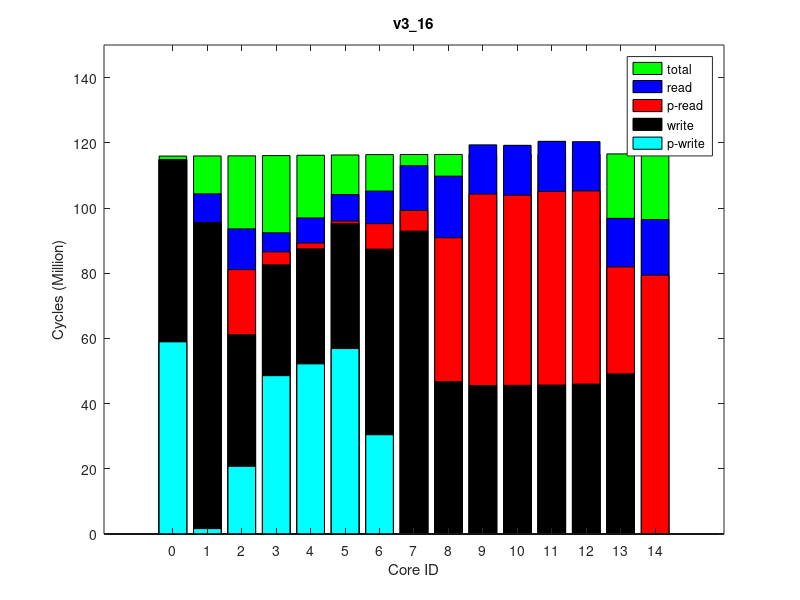

This chart was generated by the following MATLAB code:
times(1, :, :) = [
0, 116783911, 0
7393, 116825013, 0
19970754, 116854580, 0
3975730, 116936265, 0
6350546, 117276794, 0
7816783, 117246532, 0
799402, 117124387, 0
1773432, 117037707, 0
44119109, 117288352, 0
58722908, 117299852, 0
58322232, 117316027, 0
59391664, 117333155, 0
78649770, 117459502, 0
32826439, 117457849, 0
59271153, 117385951, 0
];
times(2, :, :) = [
0, 116784357, 0
7430, 116825291, 0
19962435, 116854804, 0
3946089, 116936683, 0
6351664, 117277276, 0
7816297, 117247010, 0
797358, 117124784, 0
1771932, 117038101, 0
44118922, 117288886, 0
58722952, 117300399, 0
58322611, 117316589, 0
59389315, 117333694, 0
79470424, 117460153, 0
32823033, 117458514, 0
59273265, 117386626, 0
];
times(3, :, :) = [
0, 116781944, 0
7425, 116823133, 0
19967910, 116849418, 0
3972045, 116934561, 0
6350355, 117275130, 0
7816533, 117244837, 0
800499, 117122648, 0
1774855, 117035974, 0
44121345, 117286676, 0
58721063, 117298194, 0
58320567, 117314375, 0
59386124, 117331487, 0
79467974, 117457885, 0
32820887, 117456220, 0
59269979, 117384336, 0
];
times(4, :, :) = [
0, 116784964, 0
7444, 116826207, 0
19961001, 116852523, 0
3952522, 116937408, 0
6350111, 117278059, 0
7815390, 117247803, 0
795721, 117125497, 0
1770534, 117038893, 0
44120577, 117289660, 0
58723753, 117301175, 0
58323681, 117317355, 0
59389830, 117334452, 0
79471256, 117460929, 0
32823395, 117459290, 0
59273894, 117387405, 0
];
times(5, :, :) = [
0, 116783160, 0
7428, 116824398, 0
19972614, 116853937, 0
3986626, 116935766, 0
6349666, 117276130, 0
7815785, 117245903, 0
811722, 117123737, 0
1779489, 117037097, 0
44118431, 117287740, 0
58721525, 117299256, 0
58321144, 117315447, 0
59386272, 117332534, 0
79468944, 117458952, 0
32822751, 117457315, 0
59274268, 117385430, 0
];
times(6, :, :) = [
0, 116784181, 0
7425, 116825105, 0
19961306, 116854663, 0
3949708, 116936420, 0
6350099, 117276854, 0
7816969, 117246549, 0
803293, 117124390, 0
1772109, 117037718, 0
44117810, 117288418, 0
58721676, 117299924, 0
58322504, 117316103, 0
59387445, 117333194, 0
79469784, 117459612, 0
32822246, 117457959, 0
59273254, 117386066, 0
];
times(7, :, :) = [
0, 116785754, 0
7432, 116826978, 0
19967396, 116853251, 0
3958602, 116938276, 0
6352024, 117278816, 0
7816810, 117248595, 0
811071, 117126367, 0
1782567, 117039587, 0
44119824, 117290429, 0
58724330, 117301932, 0
58324610, 117318123, 0
59389802, 117335264, 0
79471685, 117461644, 0
32823962, 117460005, 0
59276104, 117388125, 0
];
times(8, :, :) = [
0, 116784321, 0
7444, 116825334, 0
19969443, 116854916, 0
3974531, 116938289, 0
6351372, 117277479, 0
7816750, 117247193, 0
804485, 117124939, 0
1779685, 117038357, 0
44118552, 117289058, 0
58722657, 117300572, 0
58322697, 117316774, 0
59387339, 117333855, 0
79470433, 117460279, 0
32822876, 117458636, 0
59273198, 117386757, 0
];
times(9, :, :) = [
0, 116785748, 0
7444, 116826948, 0
19960147, 116856485, 0
3936925, 116938271, 0
6352554, 117278785, 0
7816637, 117248567, 0
800651, 117126291, 0
1771003, 117039640, 0
44121393, 117290413, 0
58725564, 117301918, 0
58323605, 117318105, 0
59389978, 117335216, 0
79471799, 117461581, 0
32823788, 117459940, 0
59274882, 117388062, 0
];
times(10, :, :) = [
0, 116784496, 0
7429, 116825578, 0
19970766, 116855142, 0
3966057, 116936964, 0
6350540, 117277441, 0
7815487, 117247147, 0
806088, 117124951, 0
1775164, 117038274, 0
44119081, 117288996, 0
58723261, 117300510, 0
58322960, 117316693, 0
59389893, 117333783, 0
79470225, 117460185, 0
32823444, 117458522, 0
59271982, 117386627, 0
];
ave_times = round(squeeze(mean(times)));
format long g, ave_times
std_times = round(squeeze(std(times)));
format long g, std_times
polling_read_times = ave_times;
times(1, :, :) = [
58943039, 116516924, 0
1648659, 116557851, 0
20735533, 116586012, 0
48541256, 116668664, 0
0, 117007461, 0
30441018, 116977498, 0
56880250, 116855719, 0
52173123, 116769841, 0
0, 117018858, 0
0, 117030173, 0
0, 117046131, 0
0, 117063012, 0
0, 117189081, 0
0, 117187615, 0
29686, 117116043, 0
];
times(2, :, :) = [
58942609, 116518911, 0
1654164, 116559892, 0
20739489, 116587991, 0
48559825, 116670561, 0
0, 117009660, 0
30444913, 116979688, 0
56886175, 116857879, 0
52186033, 116771979, 0
0, 117021065, 0
0, 117032377, 0
0, 117048360, 0
0, 117065206, 0
0, 117191191, 0
0, 117189716, 0
29627, 117118147, 0
];
times(3, :, :) = [
58945670, 116520360, 0
1651565, 116561171, 0
20739085, 116589286, 0
48549873, 116671836, 0
0, 117010695, 0
30440708, 116980721, 0
56883923, 116858931, 0
52178206, 116773110, 0
0, 117022040, 0
0, 117033351, 0
0, 117049303, 0
0, 117066147, 0
0, 117192117, 0
0, 117190639, 0
29627, 117119065, 0
];
times(4, :, :) = [
58943878, 116519333, 0
1654917, 116560405, 0
20749989, 116588532, 0
48564137, 116670902, 0
0, 117009864, 0
30441925, 116979903, 0
56883022, 116858081, 0
52181722, 116772237, 0
0, 117021346, 0
0, 117032680, 0
0, 117048660, 0
0, 117065549, 0
0, 117191494, 0
0, 117190019, 0
29547, 117118449, 0
];
times(5, :, :) = [
58944685, 116521554, 0
1655080, 116562405, 0
20745791, 116590518, 0
48551633, 116674432, 0
0, 117011917, 0
30442511, 116981954, 0
56879525, 116860152, 0
52177153, 116774242, 0
0, 117023314, 0
0, 117034630, 0
0, 117050625, 0
0, 117067475, 0
0, 117193423, 0
0, 117191940, 0
29567, 117120375, 0
];
times(6, :, :) = [
58943852, 116519492, 0
1655586, 116560564, 0
20745354, 116588682, 0
48552637, 116671176, 0
0, 117010225, 0
30443349, 116980308, 0
56879790, 116858447, 0
52176446, 116772574, 0
0, 117021700, 0
0, 117033017, 0
0, 117048971, 0
0, 117065869, 0
0, 117191831, 0
0, 117190360, 0
29602, 117118799, 0
];
times(7, :, :) = [
58943525, 116519832, 0
1653087, 116560627, 0
20746341, 116588747, 0
48559383, 116671443, 0
0, 117010339, 0
30442593, 116980399, 0
56883938, 116858559, 0
52188429, 116772666, 0
0, 117021748, 0
0, 117033073, 0
0, 117049039, 0
0, 117065891, 0
0, 117191868, 0
0, 117190403, 0
29673, 117118845, 0
];
times(8, :, :) = [
58943603, 116519627, 0
1652604, 116560516, 0
20753793, 116588647, 0
48575365, 116671215, 0
0, 117010296, 0
30441330, 116980340, 0
56886756, 116858462, 0
52187310, 116772532, 0
0, 117021675, 0
0, 117032976, 0
0, 117048939, 0
0, 117065793, 0
0, 117191778, 0
0, 117190294, 0
29669, 117118718, 0
];
times(9, :, :) = [
58945061, 116519138, 0
1651371, 116560232, 0
20741029, 116588366, 0
48554067, 116670882, 0
0, 117009947, 0
30443491, 116979985, 0
56889014, 116858150, 0
52186142, 116772251, 0
0, 117021335, 0
0, 117032654, 0
0, 117048628, 0
0, 117065487, 0
0, 117191478, 0
0, 117190013, 0
29627, 117118455, 0
];
times(10, :, :) = [
58944018, 116519793, 0
1657255, 116560893, 0
20745602, 116589045, 0
48563062, 116671536, 0
0, 117010560, 0
30442397, 116980606, 0
56883070, 116858713, 0
52182019, 116772795, 0
0, 117021973, 0
0, 117033296, 0
0, 117049276, 0
0, 117066120, 0
0, 117192091, 0
0, 117190624, 0
29635, 117119063, 0
];
ave_times = round(squeeze(mean(times)));
format long g, ave_times
std_times = round(squeeze(std(times)));
format long g, std_times
polling_write_times = ave_times;
times(1, :, :) = [
0, 128178893, 0
8837621, 128230702, 64000
32467026, 128251752, 128000
9818029, 128349344, 64000
20062644, 128725889, 64000
17816707, 128693941, 128000
8937041, 128559716, 64000
9478420, 128461158, 64000
63015458, 128738638, 128000
73826266, 128750705, 64000
73621876, 128767990, 64000
74772105, 128786928, 64000
95608943, 128924547, 250000
47641604, 128921508, 128000
74373269, 128843864, 64000
];
times(2, :, :) = [
0, 128179209, 0
8837607, 128230917, 64000
32473405, 128251945, 128000
9825058, 128349595, 64000
20062513, 128726098, 64000
17816105, 128694153, 128000
8940050, 128559861, 64000
9481529, 128461202, 64000
63015296, 128738785, 128000
73827714, 128750880, 64000
73622626, 128768161, 64000
74773346, 128787105, 64000
96554929, 128924688, 250000
47716843, 128921641, 128000
74375951, 128843979, 64000
];
times(3, :, :) = [
0, 128181682, 0
8837988, 128233367, 64000
32465404, 128254405, 128000
9816272, 128352138, 64000
20064583, 128728794, 64000
17818001, 128696843, 128000
8936570, 128562537, 64000
9476544, 128463811, 64000
63018552, 128741501, 128000
73830200, 128753575, 64000
73624226, 128770842, 64000
74776667, 128789759, 64000
96557477, 128927326, 250000
47718828, 128924295, 128000
74379261, 128846639, 64000
];
times(4, :, :) = [
0, 128175591, 0
8837805, 128227426, 64000
32469641, 128248496, 128000
9821313, 128346109, 64000
20059219, 128722771, 64000
17814114, 128690846, 128000
8939427, 128556467, 64000
9481470, 128457889, 64000
63011894, 128735455, 128000
73825295, 128747509, 64000
73618969, 128764776, 64000
74769964, 128783715, 64000
96551562, 128921373, 250000
47712809, 128918324, 128000
74373012, 128840668, 64000
];
times(5, :, :) = [
0, 128174821, 0
8837745, 128226787, 64000
32465915, 128247839, 128000
9811297, 128345604, 64000
20060062, 128722190, 64000
17815448, 128690281, 128000
8934123, 128556011, 64000
9471141, 128457330, 64000
63012131, 128734878, 128000
73824288, 128746940, 64000
73617909, 128764211, 64000
74769798, 128783128, 64000
96550854, 128920752, 250000
47712619, 128917693, 128000
74372108, 128840045, 64000
];
times(6, :, :) = [
0, 128176994, 0
8837896, 128228765, 64000
32470943, 128249818, 128000
9821940, 128347603, 64000
20059297, 128724251, 64000
17813373, 128692283, 128000
8939135, 128557952, 64000
9480566, 128459234, 64000
63014067, 128736994, 128000
73825683, 128749062, 64000
73619705, 128766343, 64000
74771687, 128785266, 64000
96552873, 128922896, 250000
47713905, 128919854, 128000
74374261, 128842212, 64000
];
times(7, :, :) = [
0, 128171088, 0
8837977, 128222984, 64000
32471395, 128244020, 128000
9820702, 128341633, 64000
20056973, 128718327, 64000
17812080, 128686433, 128000
8937328, 128552125, 64000
9478685, 128453459, 64000
63007862, 128731106, 128000
73819640, 128743201, 64000
73614010, 128760471, 64000
74766597, 128779428, 64000
96547074, 128917049, 250000
47709155, 128914007, 128000
74368472, 128836351, 64000
];
times(8, :, :) = [
0, 128179033, 0
8837845, 128230726, 64000
32471431, 128251756, 128000
9824081, 128349436, 64000
20062349, 128726023, 64000
17817308, 128694105, 128000
8937889, 128559701, 64000
9479983, 128461073, 64000
63015299, 128738728, 128000
73827429, 128750791, 64000
73622528, 128768074, 64000
74773415, 128786989, 64000
96554659, 128924583, 250000
47716340, 128921534, 128000
74375898, 128843863, 64000
];
times(9, :, :) = [
0, 128176914, 0
8837274, 128228741, 64000
32468404, 128249803, 128000
9820198, 128347670, 64000
20059807, 128724216, 64000
17814861, 128692297, 128000
8937466, 128557963, 64000
9480884, 128459225, 64000
63013409, 128736943, 128000
73824951, 128749010, 64000
73619929, 128766292, 64000
74771763, 128785245, 64000
96552986, 128922857, 250000
47714359, 128919820, 128000
74374508, 128842172, 64000
];
times(10, :, :) = [
0, 128179746, 0
8837869, 128231712, 64000
32468148, 128252767, 128000
9820269, 128350433, 64000
20062919, 128727082, 64000
17817895, 128695176, 128000
8937457, 128560799, 64000
9480812, 128462180, 64000
63016591, 128739821, 128000
73829333, 128751886, 64000
73623035, 128769183, 64000
74774585, 128788120, 64000
96555842, 128925713, 250000
47717853, 128922674, 128000
74377932, 128845030, 64000
];
ave_times = round(squeeze(mean(times)));
format long g, ave_times
std_times = round(squeeze(std(times)));
format long g, std_times
read_times = ave_times;
times(1, :, :) = [
0, 115930895, 0
0, 115969763, 0
0, 115999082, 0
0, 116081816, 0
0, 116418191, 0
0, 116388065, 0
0, 116266641, 0
0, 116181073, 0
0, 116429618, 0
0, 116441006, 0
0, 116457015, 0
0, 116473844, 0
0, 116599068, 0
0, 116597609, 0
0, 116526053, 0
];
times(2, :, :) = [
0, 115925285, 0
0, 115964273, 0
0, 115993568, 0
0, 116076304, 0
0, 116412531, 0
0, 116382422, 0
0, 116261033, 0
0, 116175431, 0
0, 116423947, 0
0, 116435352, 0
0, 116451364, 0
0, 116468172, 0
0, 116593225, 0
0, 116591744, 0
0, 116520194, 0
];
times(3, :, :) = [
0, 115932987, 0
0, 115972081, 0
0, 116001384, 0
0, 116084097, 0
0, 116420480, 0
0, 116390372, 0
0, 116268990, 0
0, 116183445, 0
0, 116431922, 0
0, 116443329, 0
0, 116459330, 0
0, 116476148, 0
0, 116601283, 0
0, 116599830, 0
0, 116528274, 0
];
times(4, :, :) = [
0, 115930501, 0
0, 115969274, 0
0, 115998559, 0
0, 116079946, 0
0, 116417549, 0
0, 116387409, 0
0, 116266086, 0
0, 116180546, 0
0, 116428999, 0
0, 116440401, 0
0, 116456440, 0
0, 116473247, 0
0, 116598372, 0
0, 116596911, 0
0, 116525373, 0
];
times(5, :, :) = [
0, 115928424, 0
0, 115967487, 0
0, 115996790, 0
0, 116078174, 0
0, 116415800, 0
0, 116385672, 0
0, 116264321, 0
0, 116178706, 0
0, 116427213, 0
0, 116438607, 0
0, 116454608, 0
0, 116471437, 0
0, 116596493, 0
0, 116595022, 0
0, 116523466, 0
];
times(6, :, :) = [
0, 115928207, 0
0, 115967328, 0
0, 115996633, 0
0, 116079317, 0
0, 116415766, 0
0, 116385658, 0
0, 116264243, 0
0, 116178653, 0
0, 116427171, 0
0, 116438536, 0
0, 116454548, 0
0, 116471373, 0
0, 116596523, 0
0, 116595060, 0
0, 116523483, 0
];
times(7, :, :) = [
0, 115932394, 0
0, 115971178, 0
0, 116000519, 0
0, 116083166, 0
0, 116419374, 0
0, 116389267, 0
0, 116267949, 0
0, 116182405, 0
0, 116430831, 0
0, 116442253, 0
0, 116458265, 0
0, 116475090, 0
0, 116600175, 0
0, 116598707, 0
0, 116527153, 0
];
times(8, :, :) = [
0, 115931018, 0
0, 115970177, 0
0, 115999484, 0
0, 116080727, 0
0, 116418550, 0
0, 116388440, 0
0, 116267039, 0
0, 116181387, 0
0, 116429998, 0
0, 116441406, 0
0, 116457400, 0
0, 116474249, 0
0, 116599349, 0
0, 116597894, 0
0, 116526342, 0
];
times(9, :, :) = [
0, 115931532, 0
0, 115970669, 0
0, 115999999, 0
0, 116081291, 0
0, 116418885, 0
0, 116388773, 0
0, 116267490, 0
0, 116181864, 0
0, 116430325, 0
0, 116441745, 0
0, 116457756, 0
0, 116474590, 0
0, 116599673, 0
0, 116598218, 0
0, 116526673, 0
];
times(10, :, :) = [
0, 115929149, 0
0, 115968281, 0
0, 115997592, 0
0, 116080354, 0
0, 116416731, 0
0, 116386633, 0
0, 116265253, 0
0, 116179655, 0
0, 116428171, 0
0, 116439575, 0
0, 116455590, 0
0, 116472395, 0
0, 116597563, 0
0, 116596103, 0
0, 116524553, 0
];
ave_times = round(squeeze(mean(times)));
format long g, ave_times
std_times = round(squeeze(std(times)));
format long g, std_times
total_times = ave_times;
times(1, :, :) = [
114933346, 127842974, 64000
95633014, 127879274, 128000
62911406, 127907327, 64000
87102855, 128005795, 64000
92890010, 128381652, 128000
87382732, 128347541, 64000
99693479, 128212206, 64000
92270209, 128117380, 64000
46759400, 128393933, 64000
45547533, 128406186, 64000
45608043, 128423934, 64000
45682556, 128442927, 64000
0, 128578522, 0
49162362, 128577056, 64000
45975657, 128498511, 64000
];
times(2, :, :) = [
115020191, 127929908, 64000
95723965, 127966212, 128000
64061053, 127994003, 64000
90040301, 128092509, 64000
92884714, 128468499, 128000
87395262, 128434381, 64000
102808972, 128298897, 64000
95382325, 128204095, 64000
46759696, 128480780, 64000
45547129, 128493033, 64000
45607906, 128510767, 64000
45685151, 128529785, 64000
0, 128665267, 0
49112742, 128663805, 64000
45978992, 128585240, 64000
];
times(3, :, :) = [
114798125, 127707794, 64000
95490440, 127744070, 128000
60912291, 127772152, 64000
82030689, 127870530, 64000
92907147, 128246397, 128000
87376596, 128212269, 64000
94707397, 128076810, 64000
86904464, 127981951, 64000
46758637, 128258670, 64000
45546768, 128270926, 64000
45608525, 128288675, 64000
45684280, 128307660, 64000
0, 128443184, 0
49112932, 128441712, 64000
45978433, 128363163, 64000
];
times(4, :, :) = [
114832912, 127742583, 64000
95527832, 127778881, 128000
61418864, 127806963, 64000
83309509, 127905484, 64000
92904868, 128281351, 128000
87378972, 128247220, 64000
95892095, 128111697, 64000
88239824, 128016954, 64000
46758607, 128293660, 64000
45547742, 128305926, 64000
45608180, 128323677, 64000
45685101, 128342721, 64000
0, 128478272, 0
49113105, 128476812, 64000
45979001, 128398283, 64000
];
times(5, :, :) = [
114794850, 127704550, 64000
95487391, 127740803, 128000
60874968, 127768664, 64000
81960866, 127867112, 64000
92908218, 128243121, 128000
87376851, 128209038, 64000
94506867, 128073546, 64000
86791541, 127978694, 64000
46757629, 128255394, 64000
45547905, 128267660, 64000
45608376, 128285388, 64000
45684761, 128304372, 64000
0, 128439852, 0
49112449, 128438384, 64000
45978924, 128359831, 64000
];
times(6, :, :) = [
114652860, 127562486, 64000
95337438, 127598742, 128000
58808480, 127626911, 64000
76674644, 127725265, 64000
92926260, 128101267, 128000
87365741, 128067187, 64000
89239575, 127931619, 64000
81281113, 127836816, 64000
46756633, 128113578, 64000
45545685, 128125834, 64000
45608451, 128143588, 64000
45685365, 128162598, 64000
0, 128298138, 0
49113780, 128296672, 64000
45978707, 128218133, 64000
];
times(7, :, :) = [
114287861, 127197479, 64000
94954729, 127233826, 128000
53528719, 127261709, 64000
63286874, 127360267, 64000
92970496, 127736252, 128000
87342989, 127702155, 64000
75679952, 127566697, 64000
67065351, 127471901, 64000
46753810, 127748573, 64000
45546894, 127760835, 64000
45608088, 127778595, 64000
45685649, 127797600, 64000
0, 127933119, 0
49113135, 127931663, 64000
45979712, 127853126, 64000
];
times(8, :, :) = [
114848752, 127758431, 64000
95543607, 127794697, 128000
61641077, 127822879, 64000
83875720, 127921280, 64000
92902292, 128297145, 128000
87378972, 128263095, 64000
96513422, 128127553, 64000
88831089, 128032767, 64000
46757357, 128309446, 64000
45546597, 128321710, 64000
45607977, 128339452, 64000
45684469, 128358449, 64000
0, 128493952, 0
49112457, 128492494, 64000
45979107, 128413953, 64000
];
times(9, :, :) = [
114970523, 127880151, 64000
95670407, 127916403, 128000
63383177, 127944655, 64000
88302345, 128042977, 64000
92885451, 128418766, 128000
87386837, 128384650, 64000
101075478, 128249179, 64000
93557947, 128154476, 64000
46760211, 128431082, 64000
45547429, 128443344, 64000
45608339, 128461092, 64000
45685444, 128480111, 64000
0, 128615620, 0
49113002, 128614172, 64000
45978606, 128535623, 64000
];
times(10, :, :) = [
114993992, 127903697, 64000
95695973, 127939966, 128000
63727950, 127967915, 64000
89183067, 128066458, 64000
92887017, 128442423, 128000
87392292, 128408343, 64000
101769236, 128272810, 64000
94467123, 128177989, 64000
46758588, 128454712, 64000
45547477, 128466974, 64000
45608126, 128484700, 64000
45685419, 128503685, 64000
0, 128639205, 0
49112931, 128637731, 64000
45979143, 128559178, 64000
];
ave_times = round(squeeze(mean(times)));
format long g, ave_times
std_times = round(squeeze(std(times)));
format long g, std_times
write_times = ave_times;
mytitle = 'v3\_16';
order = [1 2 3 4 8 7 6 5 9 10 11 12 15 14 13];

total_times = total_times(:, 2)(order);

read_times = read_times(:, 1)(order);
write_times = write_times(:, 1)(order);

polling_read_times = polling_read_times(:, 1)(order);
polling_write_times = polling_write_times(:, 1)(order);

total_times /= 1000000;

read_times /= 1000000;
write_times /= 1000000;

polling_read_times /= 1000000;
polling_write_times /= 1000000;

% laying read on top of write
read_times += write_times;
polling_read_times += write_times;

figure(1);
clf()
% set(gcf, 'Position', get(0,'Screensize'));
% set(gcf,'units','normalized','outerposition',[0 0 1 1])
bar(0:14, total_times,'g');
hold on;
bar(0:14, read_times,'b');
bar(0:14, polling_read_times,'r');
bar(0:14, write_times,'k');
bar(0:14, polling_write_times,'c');
hold off

axis([-2 16 0 150])
% axis([-1 15])
set(gca,'XTick',0:14);
% set(gca,'xticklabel',{ '0'; '1'; '2'; '3'; '7'; '6'; '5'; '4'; '8'; '9'; '10'; '11'; '15'; '14'; '13' })

xlabel('Core ID')
ylabel('Cycles (Million)')

legend('total', 'read', 'p-read', 'write', 'p-write')
title(mytitle)
print(1, strcat(mytitle, '.png'))
